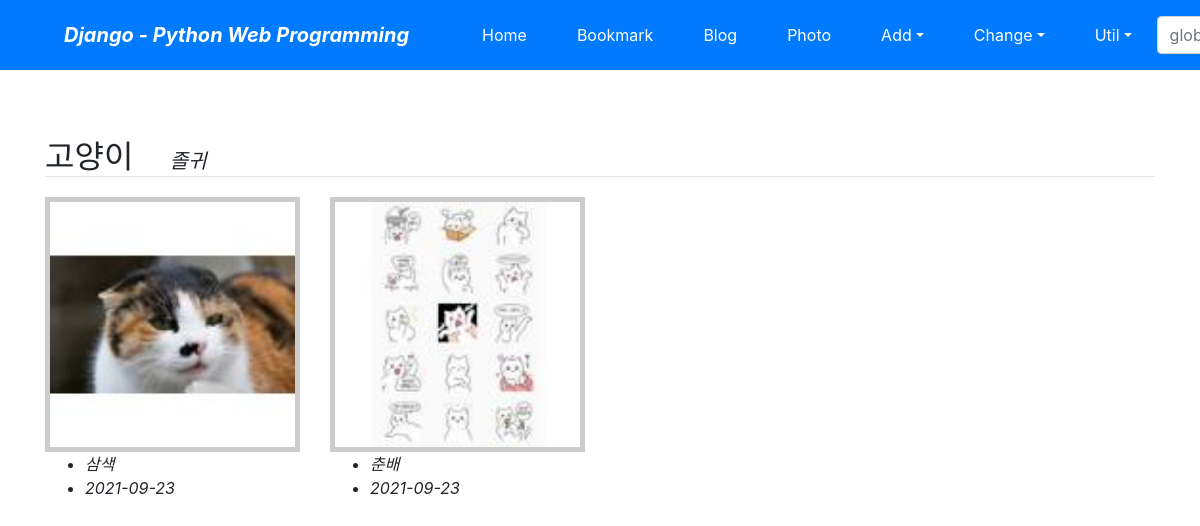
/photo/album/1/, run on the app's committed database.
### photo/models.py (models this page shows, shortened)
class Album(models.Model):
    name = models.CharField('NAME', max_length=30)
    description = models.CharField('One Line Description', max_length=100, blank=True)
    class Meta:
        ordering = ('name', )   # ('ex', ) 이렇게 적어야 튜플형식

class Photo(models.Model):
    album = models.ForeignKey(Album, on_delete=models.CASCADE)
    title = models.CharField('TITLE', max_length=50)
    description = models.TextField('Photo Description', blank=True)
    image = ThumbnailImageField('IMAGE', upload_to='photo/%Y/%m')   # 사용자 정의 커스텀 필드
    upload_dt = models.DateTimeField('UPLOAD DATE', auto_now_add=True)
    class Meta:
        ordering = ('title', )
    def get_absolute_url(self):
        return reverse('photo:photo_detail', args = (self.id, ))

### photo/views.py (the view)
# urls.py: path('album/<int:pk>/', views.AlbumDV.as_view(), name='album_detail'),
class AlbumDV(DetailView):  # 앨범 상세 보기
    model = Album

### photo/fields.py (called while the page is built)
    def _add_thumb(self, s):
        parts = s.split('.')
        parts.insert(-1, 'thumb')
        if parts[-1].lower() not in ('jpeg', 'jpg'):
            parts[-1] = 'jpg'
        return '.'.join(parts)

    @property
    def thumb_url(self):
        return self._add_thumb(self.url)

### photo/templates/photo/album_detail.html (shortened to what this page needs)
{% extends 'base.html' %}
{% block content %}
    <div class="mt-5">
        <span class="h2">{{object.name}}&emsp;</span>
        <span class="h5 font-italic">{{object.description}}</span>
    </div>
    <hr style="margin : 0 0 20px 0;">
    <div class="row">
        {% for photo in object.photo_set.all %}
        <div class="col-md-3 mb-5">
            <div class="thumbnail">
                <a href="{{photo.get_absolute_url}}">
                    <img src="{{photo.image.thumb_url}}" style="width:100%;">
                </a>
            </div>
            <ul>
                <li class="font-italic">{{photo.title}}</li>
                <li class="font-italic">{{photo.upload_dt|date:"Y-m-d"}}</li>
            </ul>
        </div>
        {% endfor %}
    </div>
{% endblock %}

### templates/base.html (shortened to what this page needs)
<!DOCTYPE html>
<html lang="ko">
<head>
    <link rel="stylesheet" href="https://stackpath.bootstrapcdn.com/bootstrap/4.3.1/css/bootstrap.min.css">
</head>
<body style="padding-top:90px;">
    <nav class="navbar navbar-expand-lg navbar-dark bg-primary fixed-top">
        <span class="navbar-brand mx-5 mb-0 font-weight-bold font-italic">Django - Python Web Programming</span>
        <div class="collapse navbar-collapse" id="navbarSupportedContent">
            <ul class="navbar-nav mr-auto">
                <li class="nav-item mx-1 btn btn-primary">
                    <a class="nav-link text-white" href="{% url 'home' %}">Home</a></li>
                <li class="nav-item mx-1 btn btn-primary">
                    <a class="nav-link text-white" href="{% url 'bookmark:index' %}">Bookmark</a></li>
                <li class="nav-item mx-1 btn btn-primary">
                    <a class="nav-link text-white" href="{% url 'blog:index' %}">Blog</a></li>
                <li class="nav-item mx-1 btn btn-primary">
                    <a class="nav-link text-white" href="{% url 'photo:index' %}">Photo</a></li>
                <li class="nav-item dropdown mx-1 btn btn-primary">
                    <a class="nav-link dropdown-toggle text-white" href="#" data-toggle="dropdown">Add</a>
                </li>
                <li class="nav-item dropdown mx-1 btn btn-primary">
                    <a class="nav-link dropdown-toggle text-white" href="#" data-toggle="dropdown">Change</a>
                </li>
                 <li class="nav-item dropdown mx-1 btn btn-primary">
                     <a class="nav-link dropdown-toggle text-white" href="#" data-toggle="dropdown">Util</a>
                 </li>
            </ul>
            <form class="form-inline my-2" action="" method="post"> {% csrf_token %}
                <input class="form-control mr-sm-2" type="search" placeholder="global search" name="search_word">
            </form>
        </div>
    </nav>
    <div class="container">
        {% block content %}{% endblock %}
    </div>
</body>

### photo/templates/photo/album_detail.html (style rules this page uses)
.thumbnail { border:5px solid #CCCCCC; }

### data on the page
Album: name "고양이", description "졸귀"
Photo: shows a picture, title "삼색", upload_dt "2021-09-23"
Photo: shows a picture, title "춘배", upload_dt "2021-09-23"
